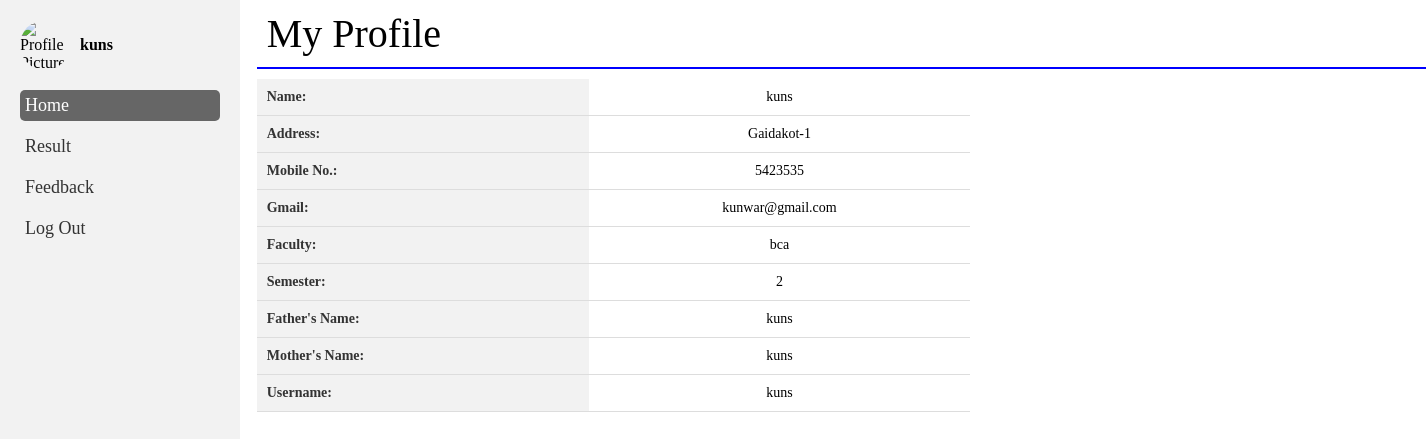
The page /student/studentdashboard.php (signed in) on the database its author committed.
### tables this page shows
CREATE TABLE `student` (
  `sid` int(10) NOT NULL,
  `sname` varchar(50) NOT NULL,
  `address` varchar(50) NOT NULL,
  `mnumber` int(30) NOT NULL,
  `email` varchar(50) NOT NULL,
  `faculty` varchar(20) NOT NULL,
  `semyear` varchar(30) NOT NULL,
  `fname` varchar(50) NOT NULL,
  `mname` varchar(50) NOT NULL,
  `ayear` date NOT NULL,
  `username` varchar(50) NOT NULL,
  `password` varchar(50) NOT NULL,
  `status` varchar(100) NOT NULL DEFAULT 'not verified'
);

### student/studentdashboard.php (the view, shortened to what this page needs)
<!DOCTYPE html>
<html lang="en">
<head>
    <link href="https://cdn.jsdelivr.net/npm/remixicon@3.2.0/fonts/remixicon.css" rel="stylesheet">
    <link rel="stylesheet" href="https://cdnjs.cloudflare.com/ajax/libs/font-awesome/6.1.1/css/all.min.css">
    <link rel="stylesheet" href="../css/ststyle.css">
</head>
<body>
    <div class="container">
        <?php include('stsidebar.php'); ?>
        <div class="thead-main">
            <div class="dlabel">
                My Profile
            </div>
            <div>
                <?php
                $sql = "SELECT * FROM student where username='{$student}'";
                $res = mysqli_query($conn, $sql);
                $rows = mysqli_fetch_array($res) ?>
                <table class="custom-table">
                    <tbody>
                        <tr>
                            <th class="table-heading">Name:</th>
                            <td><?php echo $rows['sname']; ?></td>
                        </tr>
                        <tr>
                            <th class="table-heading">Address:</th>
                            <td><?php echo $rows['address']; ?></td>
                        </tr>
                        <tr>
                            <th class="table-heading">Mobile No.:</th>
                            <td><?php echo $rows['mnumber']; ?></td>
                        </tr>
                        <tr>
                            <th class="table-heading">Gmail:</th>
                            <td><?php echo $rows['email']; ?></td>
                        </tr>
                        <tr>
                            <th class="table-heading">Faculty:</th>
                            <td><?php echo $rows['faculty']; ?></td>
                        </tr>
                        <tr>
                            <th class="table-heading">Semester:</th>
                            <td><?php echo $rows['semyear']; ?></td>
                        </tr>
                        <tr>
                            <th class="table-heading">Father's Name:</th>
                            <td><?php echo $rows['fname']; ?></td>
                        </tr>
                        <tr>
                            <th class="table-heading">Mother's Name:</th>
                            <td><?php echo $rows['mname']; ?></td>
                        </tr>
                        <tr>
                            <th class="table-heading">Username:</th>
                            <td><?php echo $rows['username']; ?></td>
                        </tr>
                    </tbody>
                </table>
            </div>
        </div>
    </div>
</body>
</html>

### css/ststyle.css (style rules this page uses)
body { margin: 0; padding: 0; }
.dlabel { color: black; padding: 10px 10px; text-align: start; font-size: 40px; border-bottom: solid blue 2px; }
.thead-main { text-align: center; height: 100%; width: 100%; margin-left: 18%; }

### student/studentdashboard.php (style rules this page uses)
.custom-table { margin-top: 10px; width: 50%; border-collapse: collapse; font-size: 14px; }
.custom-table th { padding: 10px; font-weight: bold; text-align: left; border-bottom: 1px solid #ddd; }
.custom-table td { padding: 10px; border-bottom: 1px solid #ddd; }
.table-heading { background-color: #f2f2f2; color: #333; }

### student/stsidebar.php (style rules this page uses)
* { margin: 0; padding: 0; }

### rows shown on the page
student: sname "kuns", address "Gaidakot-1", mnumber "5423535", email "kunwar@gmail.com", faculty "bca", semyear "2", fname "kuns", mname "kuns", username "kuns"

### other values the page prints
$student "kuns"
